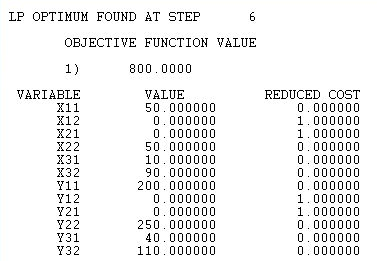
#> input picture .codex-examen/P1.png, 377 x 261 px, given in place of P1raw.jpg, which was not available
$ python build.py
#> lines starting #> are read from the running program, lines starting #| are printed output that depends on the picture
from pathlib import Path
from PIL import Image
from docx import Document
from docx.shared import Cm, Pt, Inches
from docx.oxml import OxmlElement
from docx.oxml.ns import qn

w=Path(__file__).parent
for n,box in [(1,(8,104,385,365)),(2,(8,104,385,680)),(3,(8,240,385,418)),(4,(8,331,385,520))]:
    Image.open(w/f'P{n}raw.jpg').crop(box).save(w/f'P{n}.png')
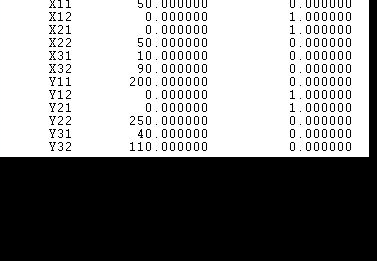
#> saved as P1.png: PIL image 377x261 RGB; mean R, G, B 139, 139, 139
#> pass 2 of the loop `for n,box in [(1,(8,104,385,365)),(2,(8,104,385,680)),(3,(8,240,385,41..`:
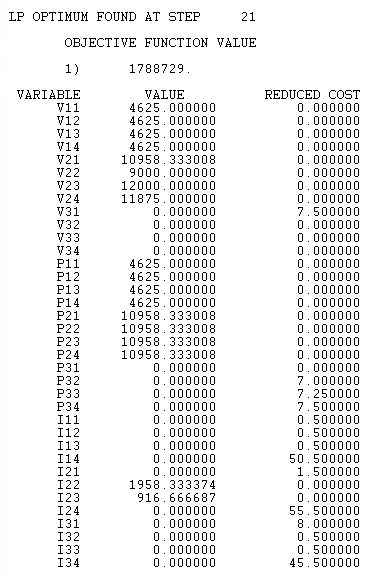
#> input picture .codex-examen/P2.png, 377 x 576 px, given in place of P2raw.jpg, which was not available
#> `Image.open(w/f'P{n}raw.jpg').crop(box).save(w/f'P{n}.png')`:
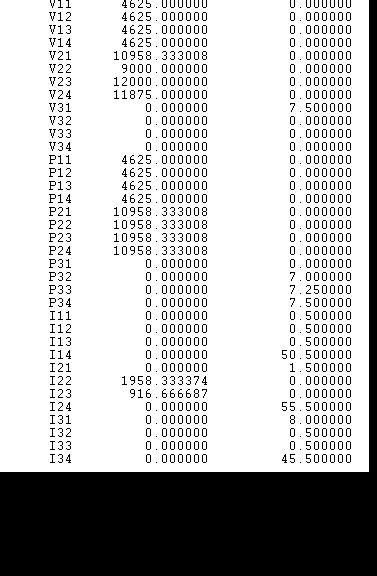
#> saved as P2.png: PIL image 377x576 RGB; mean R, G, B 188.7, 188.7, 188.7
#> (the run stopped early here; a loop or call above may not have finished)
